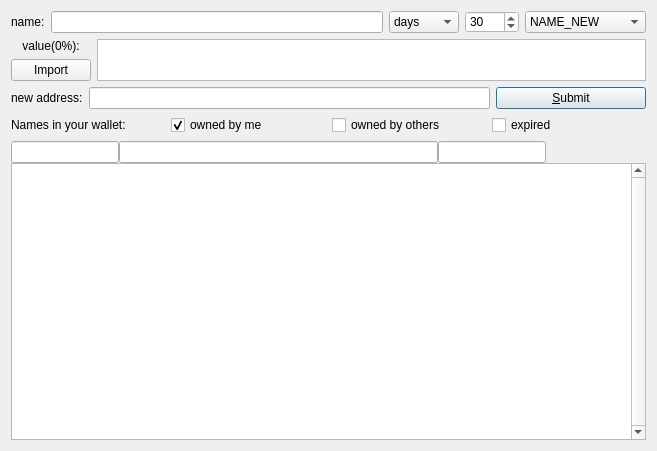
<?xml version="1.0" encoding="UTF-8"?>
<ui version="4.0">
 <class>DNSPage</class>
 <widget class="QDialog" name="DNSPage">
  <property name="geometry">
   <rect>
    <x>0</x>
    <y>0</y>
    <width>657</width>
    <height>451</height>
   </rect>
  </property>
  <property name="sizePolicy">
   <sizepolicy hsizetype="Preferred" vsizetype="Preferred">
    <horstretch>0</horstretch>
    <verstretch>0</verstretch>
   </sizepolicy>
  </property>
  <property name="windowTitle">
   <string>DNS</string>
  </property>
  <layout class="QVBoxLayout" name="verticalLayout_3">
   <item>
    <layout class="QHBoxLayout" name="horizontalLayout">
     <item>
      <widget class="QLabel" name="label_4">
       <property name="sizePolicy">
        <sizepolicy hsizetype="Preferred" vsizetype="Maximum">
         <horstretch>0</horstretch>
         <verstretch>0</verstretch>
        </sizepolicy>
       </property>
       <property name="text">
        <string>name:</string>
       </property>
       <property name="alignment">
        <set>Qt::AlignLeading|Qt::AlignLeft|Qt::AlignVCenter</set>
       </property>
      </widget>
     </item>
     <item>
      <widget class="QValidatedLineEdit" name="registerName">
       <property name="toolTip">
        <string>&lt;html&gt;&lt;head/&gt;&lt;body&gt;&lt;p&gt;Enter name.&lt;/p&gt;&lt;/body&gt;&lt;/html&gt;</string>
       </property>
       <property name="text">
        <string notr="true"/>
       </property>
      </widget>
     </item>
     <item>
      <widget class="QComboBox" name="txTimeTypeSelector">
       <property name="currentIndex">
        <number>0</number>
       </property>
       <item>
        <property name="text">
         <string>days</string>
        </property>
       </item>
       <item>
        <property name="text">
         <string>months</string>
        </property>
       </item>
       <item>
        <property name="text">
         <string>years</string>
        </property>
       </item>
      </widget>
     </item>
     <item>
      <widget class="QSpinBox" name="registerTimeUnits">
       <property name="toolTip">
        <string>&lt;html&gt;&lt;head/&gt;&lt;body&gt;&lt;p&gt;Set number of days that will be added to name expire time.&lt;/p&gt;&lt;/body&gt;&lt;/html&gt;</string>
       </property>
       <property name="styleSheet">
        <string notr="true">background-color: rgb(255, 255, 255);
color: rgb(0, 0, 0);</string>
       </property>
       <property name="maximum">
        <number>9999</number>
       </property>
       <property name="value">
        <number>30</number>
       </property>
      </widget>
     </item>
     <item>
      <widget class="QComboBox" name="txTypeSelector">
       <property name="styleSheet">
        <string notr="true">color: rgb(0, 0, 0);</string>
       </property>
       <property name="currentIndex">
        <number>0</number>
       </property>
       <item>
        <property name="text">
         <string>NAME_NEW</string>
        </property>
       </item>
       <item>
        <property name="text">
         <string>NAME_UPDATE</string>
        </property>
       </item>
       <item>
        <property name="text">
         <string>NAME_DELETE</string>
        </property>
       </item>
      </widget>
     </item>
    </layout>
   </item>
   <item>
    <layout class="QHBoxLayout" name="horizontalLayout_3">
     <item>
      <layout class="QVBoxLayout" name="verticalLayout">
       <item>
        <widget class="QLabel" name="labelValue">
         <property name="sizePolicy">
          <sizepolicy hsizetype="Preferred" vsizetype="Maximum">
           <horstretch>0</horstretch>
           <verstretch>0</verstretch>
          </sizepolicy>
         </property>
         <property name="text">
          <string>value(0%):</string>
         </property>
         <property name="alignment">
          <set>Qt::AlignCenter</set>
         </property>
        </widget>
       </item>
       <item>
        <widget class="QPushButton" name="importValueButton">
         <property name="text">
          <string>Import</string>
         </property>
        </widget>
       </item>
      </layout>
     </item>
     <item>
      <widget class="QPlainTextEdit" name="registerValue">
       <property name="sizePolicy">
        <sizepolicy hsizetype="Expanding" vsizetype="Ignored">
         <horstretch>0</horstretch>
         <verstretch>0</verstretch>
        </sizepolicy>
       </property>
      </widget>
     </item>
    </layout>
   </item>
   <item>
    <layout class="QHBoxLayout" name="horizontalLayout_4">
     <item>
      <widget class="QLabel" name="labelAddress">
       <property name="enabled">
        <bool>true</bool>
       </property>
       <property name="sizePolicy">
        <sizepolicy hsizetype="Preferred" vsizetype="Maximum">
         <horstretch>0</horstretch>
         <verstretch>0</verstretch>
        </sizepolicy>
       </property>
       <property name="text">
        <string>new address:</string>
       </property>
       <property name="alignment">
        <set>Qt::AlignLeading|Qt::AlignLeft|Qt::AlignVCenter</set>
       </property>
      </widget>
     </item>
     <item>
      <widget class="QValidatedLineEdit" name="registerAddress">
       <property name="enabled">
        <bool>true</bool>
       </property>
       <property name="toolTip">
        <string>&lt;html&gt;&lt;head/&gt;&lt;body&gt;&lt;p&gt;Enter new owner address, or leave blank to keep current ownership.&lt;/p&gt;&lt;/body&gt;&lt;/html&gt;</string>
       </property>
       <property name="text">
        <string notr="true"/>
       </property>
      </widget>
     </item>
     <item>
      <widget class="QPushButton" name="submitNameButton">
       <property name="sizePolicy">
        <sizepolicy hsizetype="Fixed" vsizetype="Fixed">
         <horstretch>0</horstretch>
         <verstretch>0</verstretch>
        </sizepolicy>
       </property>
       <property name="minimumSize">
        <size>
         <width>150</width>
         <height>0</height>
        </size>
       </property>
       <property name="toolTip">
        <string>&lt;html&gt;&lt;head/&gt;&lt;body&gt;&lt;p&gt;This will send name_new or name_update transaction (if you already did name_new).&lt;/p&gt;&lt;/body&gt;&lt;/html&gt;</string>
       </property>
       <property name="layoutDirection">
        <enum>Qt::LeftToRight</enum>
       </property>
       <property name="text">
        <string>&amp;Submit</string>
       </property>
       <property name="icon">
        <iconset resource="../silk.qrc">
         <normaloff>:/icons/send</normaloff>:/icons/send</iconset>
       </property>
       <property name="default">
        <bool>true</bool>
       </property>
      </widget>
     </item>
    </layout>
   </item>
   <item>
    <layout class="QHBoxLayout" name="horizontalLayout_5">
     <item>
      <widget class="QLabel" name="label_5">
       <property name="sizePolicy">
        <sizepolicy hsizetype="Preferred" vsizetype="Maximum">
         <horstretch>0</horstretch>
         <verstretch>0</verstretch>
        </sizepolicy>
       </property>
       <property name="text">
        <string>Names in your wallet:</string>
       </property>
       <property name="alignment">
        <set>Qt::AlignLeading|Qt::AlignLeft|Qt::AlignVCenter</set>
       </property>
       <property name="buddy">
        <cstring>tableView</cstring>
       </property>
      </widget>
     </item>
     <item>
      <widget class="QCheckBox" name="cbMyNames">
       <property name="text">
        <string>owned by me</string>
       </property>
       <property name="checked">
        <bool>true</bool>
       </property>
      </widget>
     </item>
     <item>
      <widget class="QCheckBox" name="cbOtherNames">
       <property name="text">
        <string>owned by others</string>
       </property>
      </widget>
     </item>
     <item>
      <widget class="QCheckBox" name="cbExpired">
       <property name="text">
        <string>expired</string>
       </property>
      </widget>
     </item>
    </layout>
   </item>
   <item>
    <layout class="QVBoxLayout" name="verticalLayout_2">
     <property name="spacing">
      <number>0</number>
     </property>
     <item>
      <layout class="QHBoxLayout" name="horizontalLayout_2">
       <property name="spacing">
        <number>0</number>
       </property>
       <item>
        <widget class="QValidatedLineEdit" name="nameFilter">
         <property name="sizePolicy">
          <sizepolicy hsizetype="Fixed" vsizetype="Fixed">
           <horstretch>0</horstretch>
           <verstretch>0</verstretch>
          </sizepolicy>
         </property>
         <property name="toolTip">
          <string>Enter part of name to search for</string>
         </property>
         <property name="text">
          <string notr="true"/>
         </property>
        </widget>
       </item>
       <item>
        <widget class="QValidatedLineEdit" name="valueFilter">
         <property name="toolTip">
          <string>Enter part of value to search for</string>
         </property>
         <property name="text">
          <string notr="true"/>
         </property>
        </widget>
       </item>
       <item>
        <widget class="QValidatedLineEdit" name="addressFilter">
         <property name="sizePolicy">
          <sizepolicy hsizetype="Fixed" vsizetype="Fixed">
           <horstretch>0</horstretch>
           <verstretch>0</verstretch>
          </sizepolicy>
         </property>
         <property name="toolTip">
          <string>Enter DarkSilk address (or prefix of it)</string>
         </property>
         <property name="text">
          <string notr="true"/>
         </property>
        </widget>
       </item>
       <item>
        <spacer name="horizontalSpacer_ExpiresIn">
         <property name="orientation">
          <enum>Qt::Horizontal</enum>
         </property>
         <property name="sizeType">
          <enum>QSizePolicy::Fixed</enum>
         </property>
         <property name="sizeHint" stdset="0">
          <size>
           <width>100</width>
           <height>20</height>
          </size>
         </property>
        </spacer>
       </item>
      </layout>
     </item>
     <item>
      <widget class="QTableView" name="tableView">
       <property name="contextMenuPolicy">
        <enum>Qt::CustomContextMenu</enum>
       </property>
       <property name="toolTip">
        <string>Double-click name to copy all values</string>
       </property>
       <property name="verticalScrollBarPolicy">
        <enum>Qt::ScrollBarAlwaysOn</enum>
       </property>
       <property name="tabKeyNavigation">
        <bool>false</bool>
       </property>
       <property name="alternatingRowColors">
        <bool>true</bool>
       </property>
       <property name="selectionMode">
        <enum>QAbstractItemView::SingleSelection</enum>
       </property>
       <property name="selectionBehavior">
        <enum>QAbstractItemView::SelectRows</enum>
       </property>
       <property name="sortingEnabled">
        <bool>true</bool>
       </property>
       <attribute name="verticalHeaderVisible">
        <bool>false</bool>
       </attribute>
      </widget>
     </item>
    </layout>
   </item>
  </layout>
 </widget>
 <customwidgets>
  <customwidget>
   <class>QValidatedLineEdit</class>
   <extends>QLineEdit</extends>
   <header>qvalidatedlineedit.h</header>
  </customwidget>
 </customwidgets>
 <resources>
  <include location="../silk.qrc"/>
 </resources>
 <connections/>
</ui>
